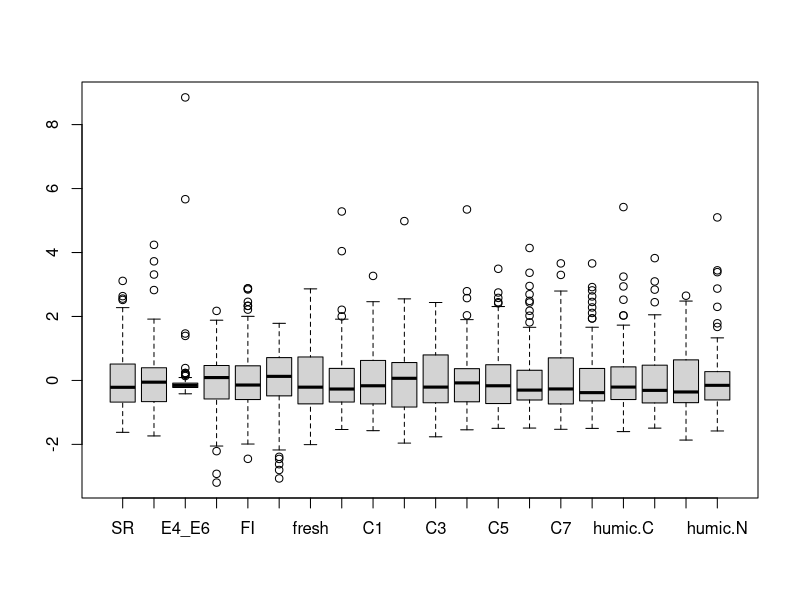
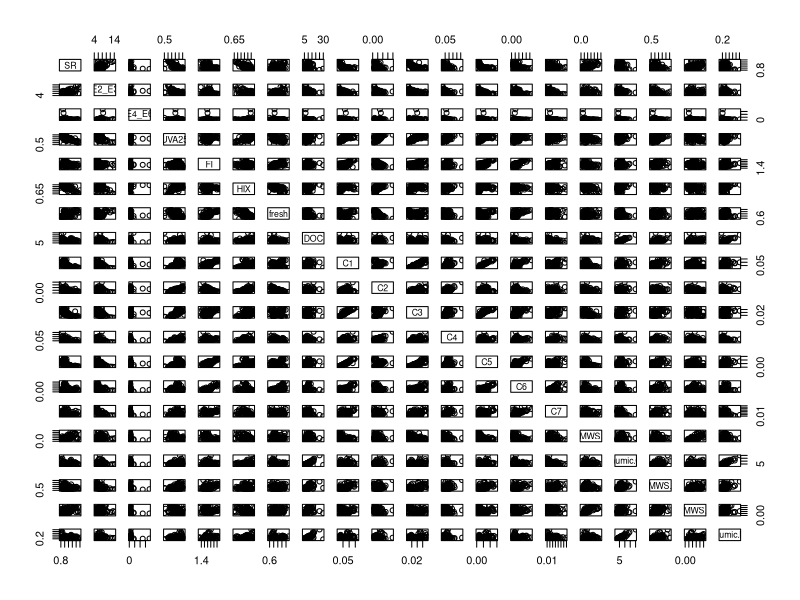
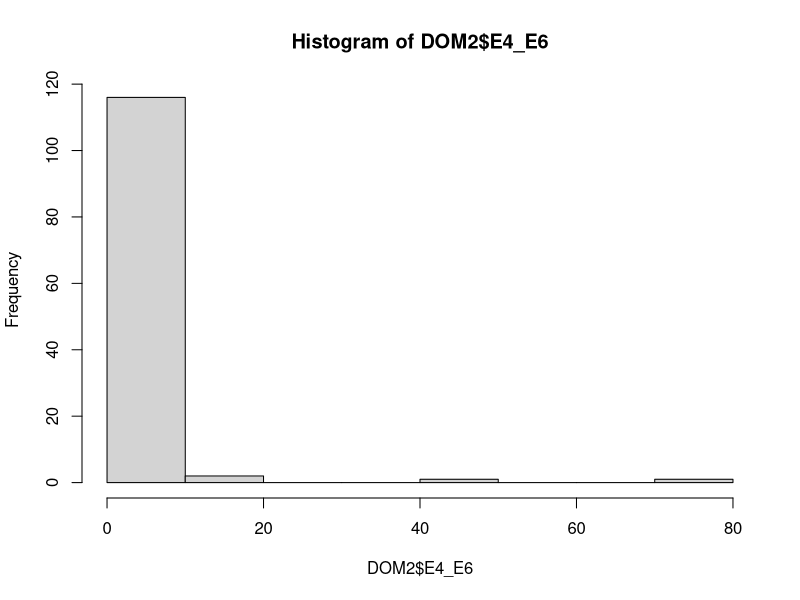
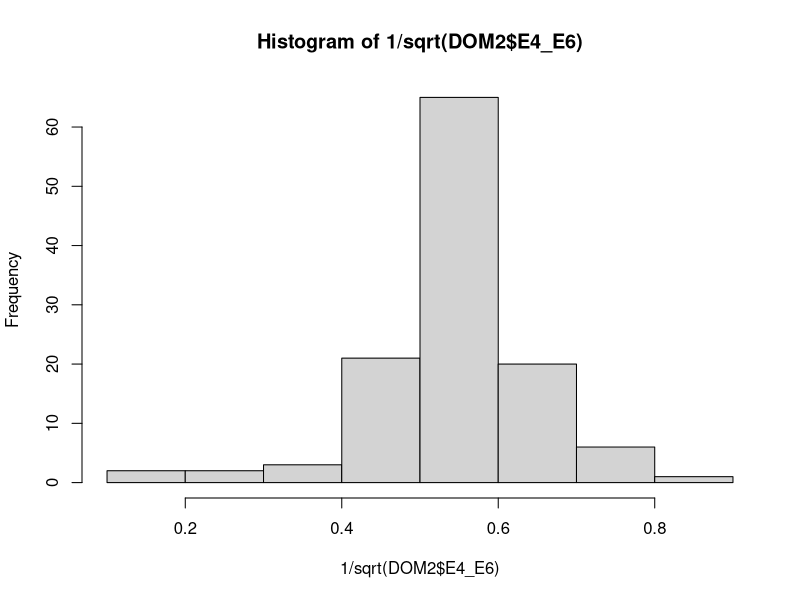
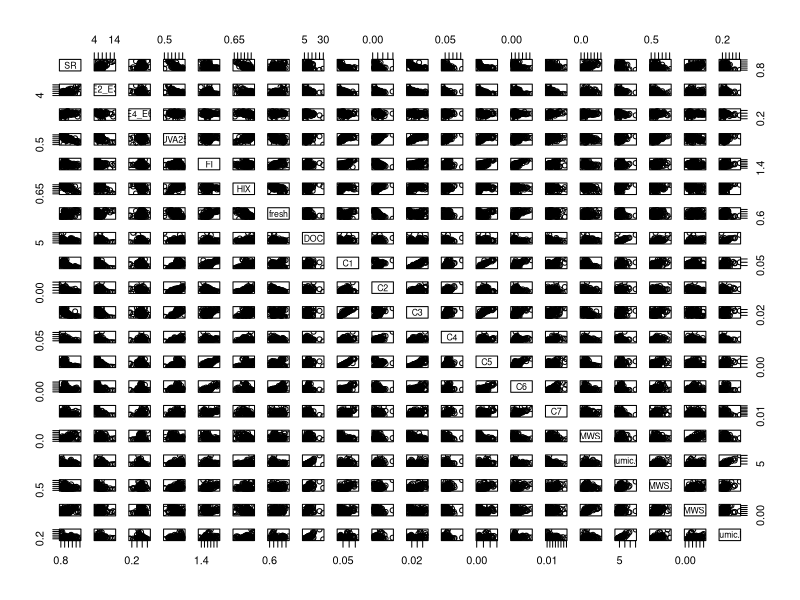
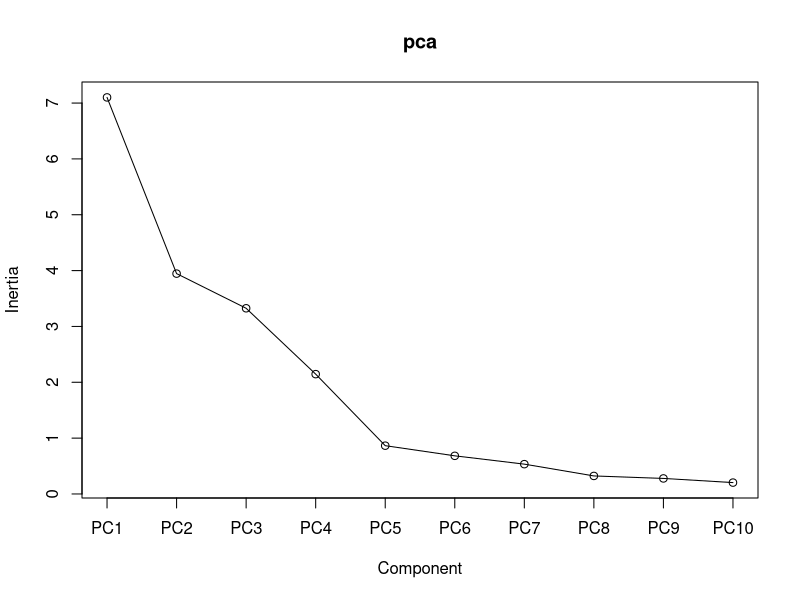
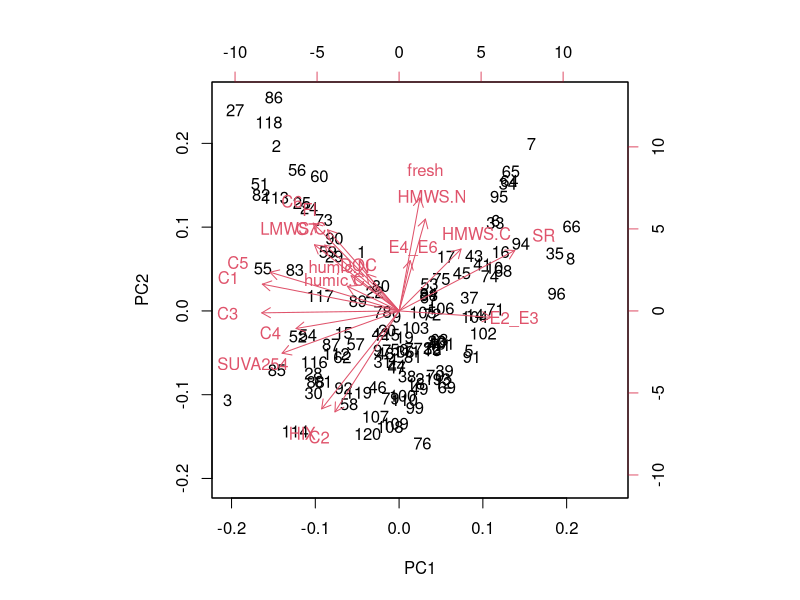
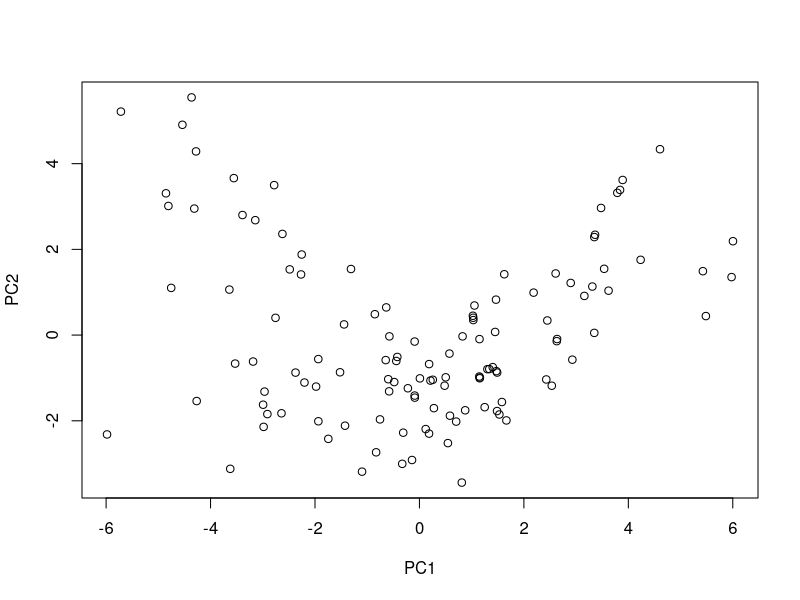

Write R code to recreate these figures, in order. (Note: this script raises an error after producing the figures.)
library(vegan)
library(MASS)

DOM<-read.table(file="data/DOM_Berlin_Romero.txt",header=TRUE)
names(DOM)

DOM2<-DOM[,8:27] # only these variables have complete info for all seasons
boxplot(scale(DOM2))
# also make histograms
plot(DOM2)
# use quartz() or x11() to open a separate graphical device 
# variable E4_E6 behaves differently than others (highly skewed)
any(DOM2$E4_E6<=0)
hist(DOM2$E4_E6)
hist(1/sqrt(DOM2$E4_E6)) # better (even if pretty arbitrary)
DOM2$E4_E6<-1/sqrt(DOM2$E4_E6)
plot(DOM2) # ok to go

pca<-prcomp(DOM2,retx=TRUE,center=TRUE,scale.=TRUE)

summary(pca)
pca$sdev^2
screeplot(pca,type="lines")

pca$rotation
pca$x

# correlation biplot
biplot(pca) # quick and dirty
# by hand:
plot(pca$x)

# use different colors for water body types
levels(DOM$Type)
DOM$col.type<-DOM$Type
levels(DOM$col.type)<-c("darkgreen","lightgreen","darkblue","lightblue")
DOM$col.type<-as.character(DOM$col.type)

# could use different symbols for season
DOM$pch.season<-DOM$Season
levels(DOM$pch.season)<-c(21:24)
DOM$pch.season<-as.numeric(as.character(DOM$pch.season))

plot(pca$x,pch=DOM$pch.season,col=DOM$col.type)

structure<-cor(DOM2,pca$x)


